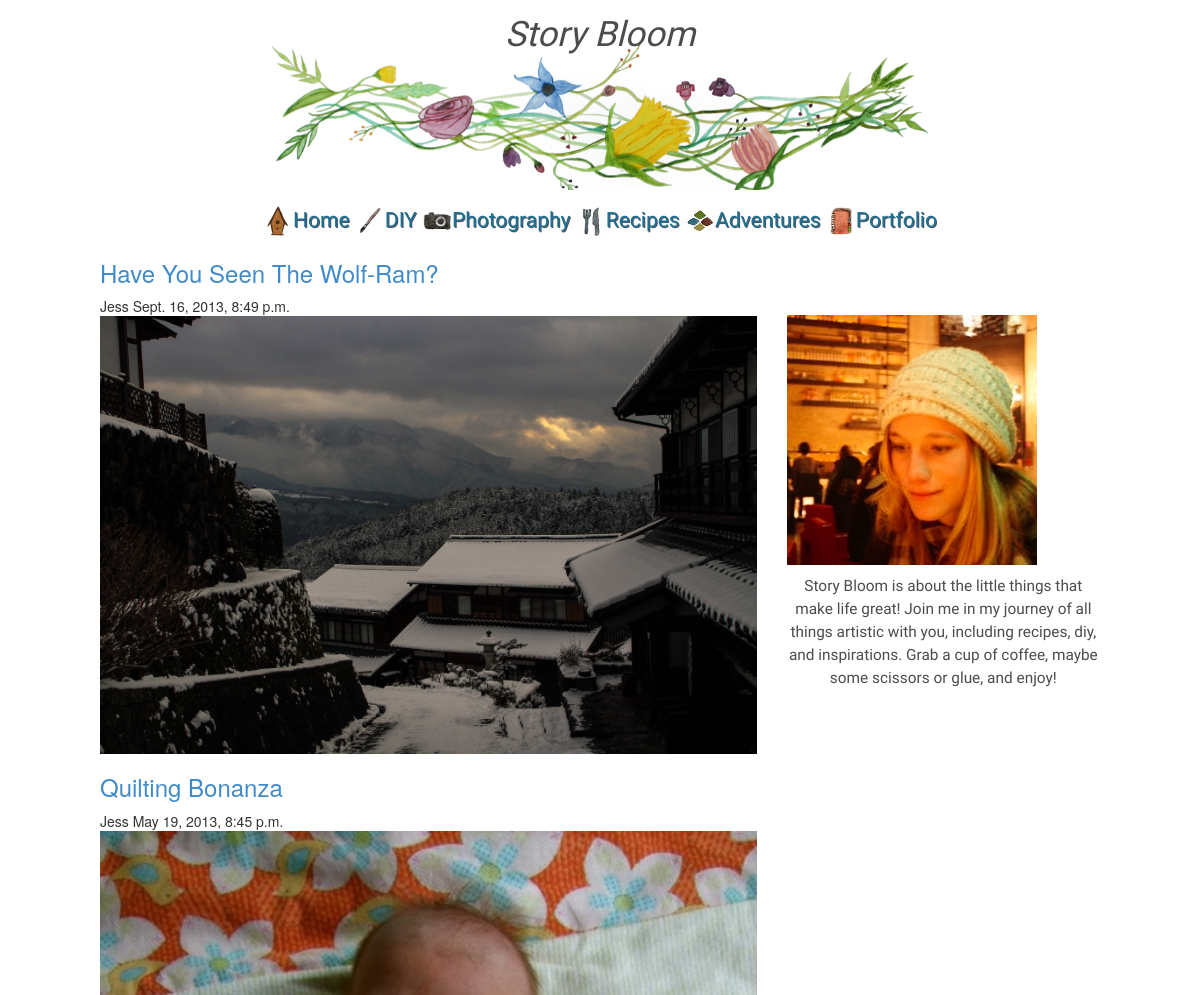
The page /b/ (upper part) on the database as committed earlier.
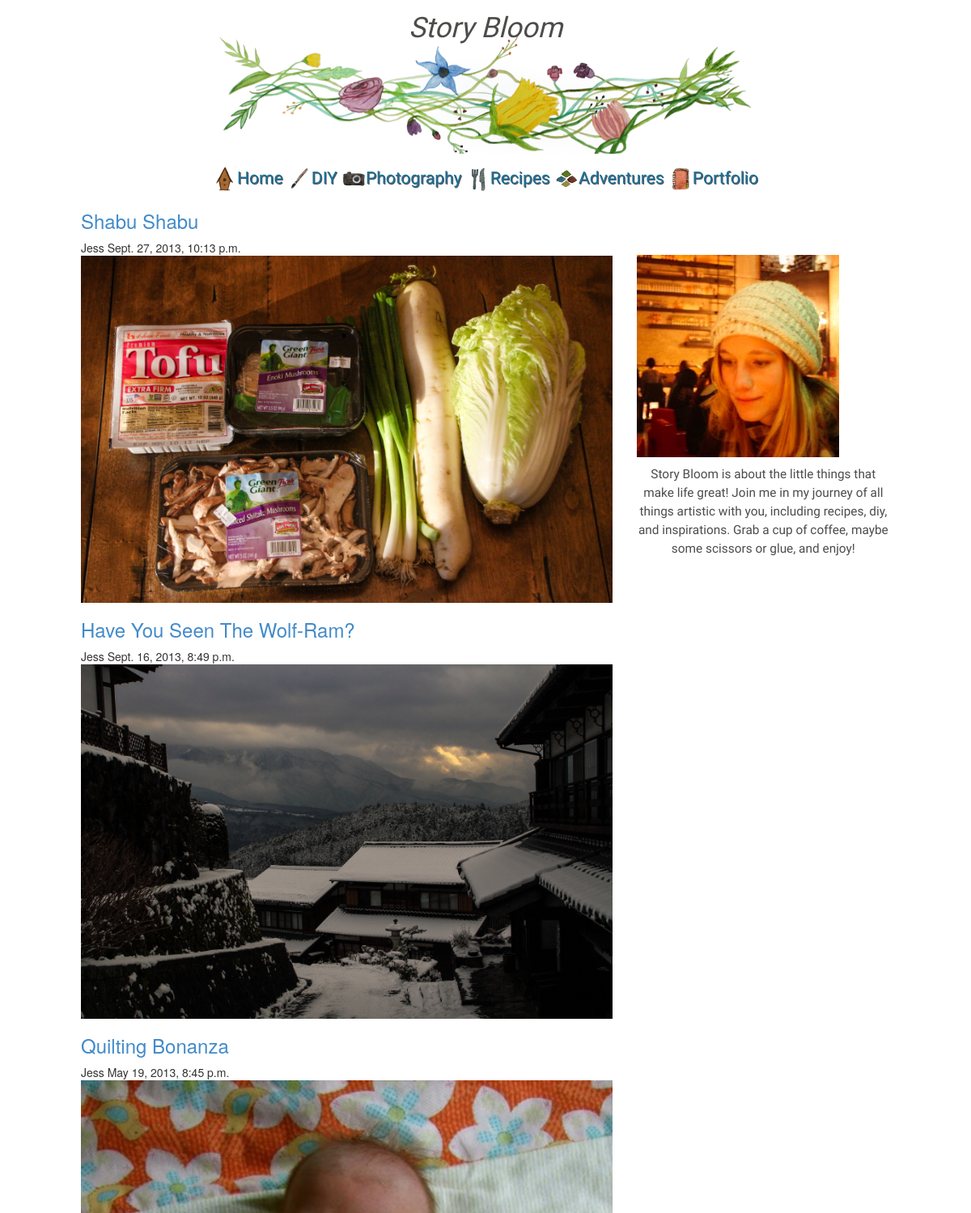
The same page on the database as committed later.
### blogs/models.py (models this page shows, shortened)
class Category(models.Model):
    name       = models.CharField('Name', max_length=50)
    short_desc = models.CharField('Short Description', max_length=100)
    long_desc  = models.CharField('Long Description', max_length=400)
    image_url  = models.CharField('Image URL', max_length=100)
    class Meta:
        verbose_name_plural="Categories"

class Post(models.Model):
    title         = models.CharField('Title', max_length=50)
    image_url     = models.CharField('Image URL', max_length=100)
    keywords      = models.CharField('Keywords', max_length=50)
    category      = models.ForeignKey(Category)
    short_desc    = models.CharField('Short Description', max_length=100)
    long_desc     = models.CharField('Long Description', max_length=400)
    author        = models.CharField('Author', max_length=50)
    pub_date      = models.DateTimeField('Date Published')
    post          = models.TextField('Post')
    class Meta:
        ordering = ['-pub_date']

### blogs/views.py (the view)
def index(request):
    context = {
        'categories': Category.objects.all(),
        'posts': Post.objects.all()
    }
    return render(request, 'blogs/index.html', context)

### storybloom/templates/blogs/index.html (shortened to what this page needs)
{% load staticfiles %}
<!DOCTYPE html>
<html>
	{% include "blogs/site-header.html" %}
	<body>
		{% include "blogs/nav-bar.html" %}
		<link type="text/css" rel="stylesheet" href="{% static 'css/blogs/index.css' %}">
	  	<main class="l-global-width">
	    	<div class="row">
				<div class="col-sm-8">
					{% for post in posts %}
						<div class="post">
							<header class="post-header">
								<h3><a href="/b/{{post.category.id}}/{{post.id}}">{{post.title}}</a></h3>
								<span class="post-author">
									{{post.author}}
								</span>
								<span class="post-date">
									{{post.pub_date}}
								</span>
							</header>
							<div class="post-content">
								<a href="/b/{{post.category.id}}/{{post.id}}"><img class="img-responsive" src="{% static post.image_url %}" /></a>
							</div>
						</div>
					{% endfor %}
				</div>
				<div class="col-sm-4">
					<div class="profile">
						<img class="img-responsive" src="../../static/images/profile.jpg">
						<div class="profile-blurb">
							Story Bloom is about the little things that make life great!  Join me in my journey of all things artistic with you, including recipes, diy, and inspirations.  Grab a cup of coffee, maybe some scissors or glue, and enjoy!
						</div>
					</div>
				</div>
			</div>
		</main>
	</body>
</html>

### storybloom/templates/blogs/nav-bar.html (shortened to what this page needs)
{% load staticfiles %}
<header class="siteheader l-global-width">
    <div class="siteheader-image"><div class="siteheader-content"></div>
    <div class="siteheader-content">
      <div class="siteheader-content-inner">
          <p>Story Bloom</p>
        </div>
    </div>
</header>
<span class="full-nav">
<nav class="clearfix">
  <ul class="clearfix">
    <li>
      <a href="/"><img src="{% static 'images/home.jpg' %}">Home</a>
    </li>
    {% for category in categories %}
      <li>
        <a  href="/b/{{category.id}}" title="{{category.name}}"><img src="../../../static/images/{{category.image_url}}"><span>{{category.name}}</span></a>
      </li>
    {% endfor %}
    <li>
      <a href="#"><img src="{% static 'images/portfolio.jpg' %}">Portfolio</a>
    </li>
  </ul>
</nav>
</span>

Rows that differ between the two databases and show on the page:
added Post: title "Shabu Shabu", author "Jess", pub_date "Sept. 27, 2013, 10:13 p.m.", image_url (picture)
